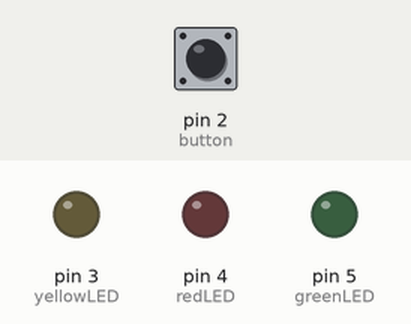
Simulated run of this sketch. Board: Arduino Uno, built with avr-gcc and run on an emulated ATmega328P. Shown: output pins drawn as LEDs (lit = HIGH). Inputs (shaded band) come from the test bench; at power-on: pin 2 (button) LOW.

Above: at 1.2 s.
1.3 s: pin 2 (button) pulled HIGH for 0.15 s
At 2.5 s:
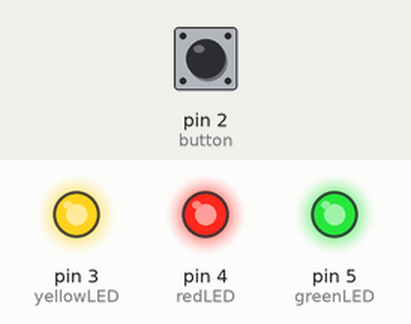
2.9 s: pin 2 (button) pulled HIGH for 1 s
At 3.9 s:
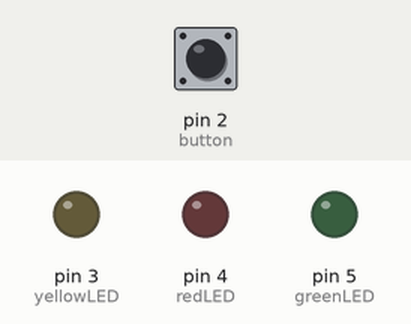
5.4 s: pin 2 (button) pulled HIGH for 3.2 s
At 5.8 s:
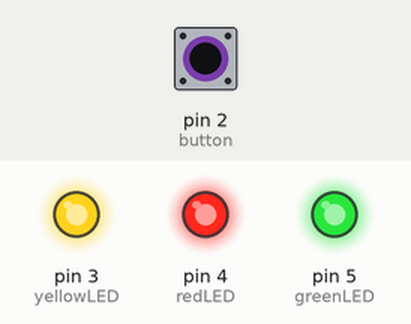
Timing chart, 0 to 8.4 s (numbered marks = the images above; inputs shaded):
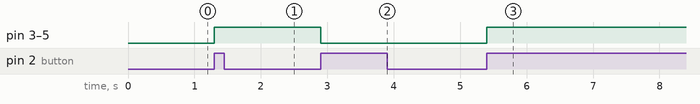

The sketch:

led_with_push_button.ino
```cpp
const int redLED    = 4;
const int yellowLED = 3;
const int greenLED  = 5;
const int button    = 2;

int clickCount = 0;
int lastBtn    = LOW;

void setup() {
  pinMode(redLED,    OUTPUT);
  pinMode(yellowLED, OUTPUT);
  pinMode(greenLED,  OUTPUT);
  pinMode(button,    INPUT);
}

void loop() {
  int btn = digitalRead(button);

  if (btn == HIGH && lastBtn == LOW) {
    clickCount++;

    if (clickCount == 1) {
      // 1st click = ALL ON at same time
      digitalWrite(redLED,    HIGH);
      digitalWrite(yellowLED, HIGH);
      digitalWrite(greenLED,  HIGH);
    }
    else if (clickCount == 2) {
      // 2nd click = ALL OFF at same time
      digitalWrite(redLED,    LOW);
      digitalWrite(yellowLED, LOW);
      digitalWrite(greenLED,  LOW);
      clickCount = 0; // reset
    }

   // delay(200); // debounce
  }

  lastBtn = btn;
}
```

Measured:
- after the input at 1.3 s, pin 3 (yellowLED), pin 4 (redLED), pin 5 (greenLED): LOW → HIGH at once
- after the input at 2.9 s, pin 3 (yellowLED), pin 4 (redLED), pin 5 (greenLED): HIGH → LOW at once
- after the input at 5.4 s, pin 3 (yellowLED), pin 4 (redLED), pin 5 (greenLED): LOW → HIGH at once
